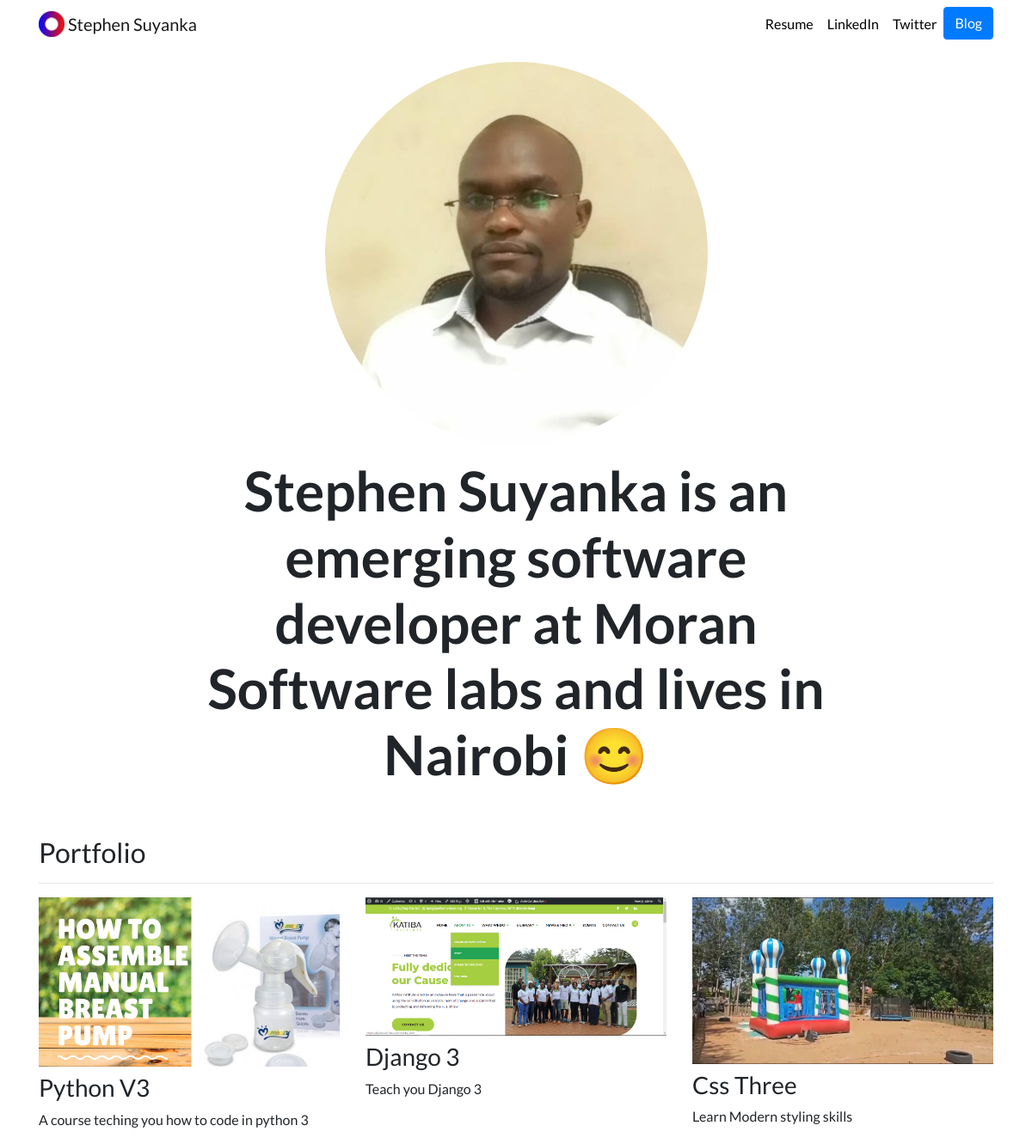
The page / on the database its author committed.
### portfolio/models.py (models this page shows, shortened)
class Project(models.Model):
    title = models.CharField(max_length=100)
    description = models.CharField(max_length=250)
    image = models.ImageField(upload_to='portfolio/images/')
    url = models.URLField(blank=True)

### portfolio/views.py (the view)
# urls.py: 2. Add a URL to urlpatterns:  path('', views.home, name='home')
def home(request):
    projects = Project.objects.all()
    return render(request, 'portfolio/home.html', {'projects': projects})

### portfolio/templates/portfolio/home.html
{% extends "portfolio/base.html" %}
{% load static %}
{% block content %}
<div class="row justify-content-center my-3">
  <div class="col-5">
    <img src="{% static 'portfolio/Suyanka_gih.jpg' %}" class="img-fluid rounded-circle">
  </div>
</div>
<div class="row justify-content-center mb-3">
  <div class="col-md-9 text-center">
    <h1 id="hometext" class="font-weight-bold">Stephen Suyanka is an emerging software developer at Moran Software labs and lives in Nairobi 😊</h1>
  </div>
</div>
<h2 class="mt-5">Portfolio</h2>
<hr>
<div class="row">
  {% for project in projects %}
  <div class="col-lg-4 col-md-6">
    {% if project.url %}
    <a href="{{ project.url }}">
      <img src="{{ project.image.url }}" class="img-fluid mb-2">
    </a>
    {% else %}
    <img src="{{ project.image.url }}" class="img-fluid mb-2">
    {% endif %}
    <h3>{{ project.title }}</h3>
    <p>{{ project.description }}</p>
  </div>
  {% endfor %}
</div>
{% endblock content %}

### portfolio/templates/portfolio/base.html (shortened to what this page needs)
{% load static %}
<!doctype html>
<html lang="en">
<head>
  <link rel="stylesheet" href="https://stackpath.bootstrapcdn.com/bootstrap/4.4.1/css/bootstrap.min.css">
  <link rel="stylesheet" href="{% static "portfolio/custom.css" %}">
</head>
<body>
  <nav id="topNav" class="navbar navbar-expand-md navbar-light">
    <div class="container">
      <a class="navbar-brand" href="{% url 'home' %}">
        <img src="{% static "portfolio/Logo.png" %}" width="30" height="30" class="d-inline-block align-top" alt="Suyanka's Logo">
        <span>Stephen Suyanka</span>
      </a>
      <div class="collapse navbar-collapse text-center" id="navbarNav">
        <ul class="navbar-nav ml-auto">
          <li class="nav-item">
            <a class="nav-link" href="{% static "portfolio/suyanka_resume.pdf" %}">Resume</a>
          </li>
          <li class="nav-item">
            <a class="nav-link" href="https://www.linkedin.com/in/stephen-suyanka-3a45974a/" target="_blank">LinkedIn</a>
          </li>
          <li class="nav-item">
            <a class="nav-link" href="https://twitter.com/stepkans" target="_blank">Twitter</a>
          </li>
          <li>
            <a role="button" href="{% url 'blog:all_blogs' %}" class="btn btn-primary">Blog</a>
          </li>
        </ul>
      </div>
    </div>
  </nav>
  <div class="container">
    {% block content %}
    {% endblock content %}
  </div>
</body>
</html>

### portfolio/static/portfolio/custom.css (style rules this page uses)
.navbar-nav .nav-link { color: rgba(0,0,0,1) !important; }
body { font-family: 'Lato', sans-serif; }
@media (min-width: 992px) { #hometext { font-size: 4rem; } }

### rows shown on the page
Project: image (picture), title "Python V3", description "A course teching you how to code in python 3"
Project: image (picture), title "Django 3", description "Teach you Django 3"
Project: image (picture), title "Css Three", description "Learn Modern styling skills"
